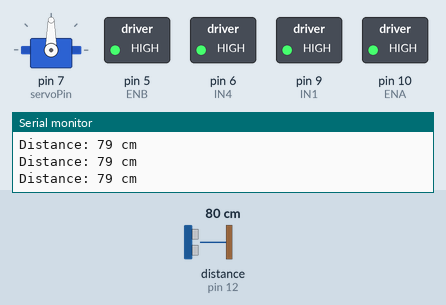
A sketch run on a simulated Arduino Uno, built with avr-gcc and run on an emulated ATmega328P. Parts: servo, switched loads named in the sketch (green lamp = pin HIGH), the last lines printed to the serial monitor. Wiring (inferred from the names in the program): ultrasonic range finder: trigger pin 13; echo pin 12. The inputs (shaded band) are chosen by the test bench; at power-on: distance to the obstacle (sensor on pin 12) 80 cm. The echo pulse lasts 58.3 µs per cm; pins used as bus, display or sensor lines are not drawn.

Above: at 1.2 s.
1.3 s: distance to the obstacle (sensor on pin 12) set to 22 cm
4.3 s: distance to the obstacle (sensor on pin 12) set to 18 cm
At 7.0 s:
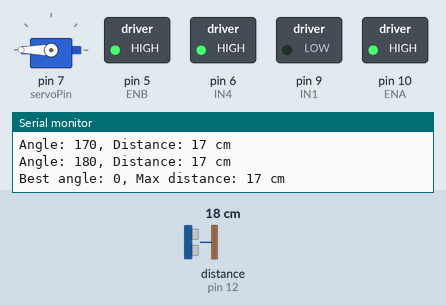
7.3 s: distance to the obstacle (sensor on pin 12) set to 60 cm
At 7.3 s:
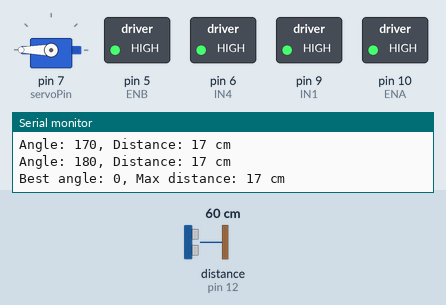
8.8 s: distance to the obstacle (sensor on pin 12) set to 2 cm
At 8.95 s:
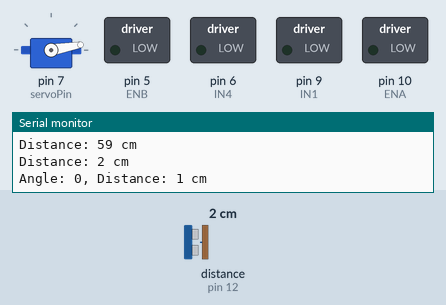
Timing chart, 0 to 12.8 s (numbered marks = the images above; inputs shaded):
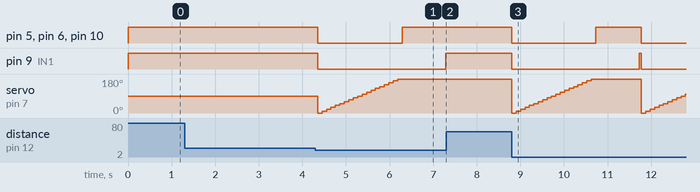

The sketch:

OBSTACLE-AVOIDANCE-SERVO-SR04-ROTATE-WHEEL-WD4.ino
```cpp
#include <Servo.h>

// Define pins
const int servoPin = 7;
const int trigPin = 13;
const int echoPin = 12;
const int ENA = 10;
const int ENB = 5;
const int IN1 = 9;
const int IN4 = 6;

// Create a Servo object
Servo myServo;

// Define variables for duration and distance
long duration;
int distance;
int maxDistance;
int maxAngle;

// Define motor speed (0-255)
const int motorSpeed = 100; // Adjust this value to control wheel speed

void setup() {
  // Servo and ultrasonic sensor setup
  myServo.attach(servoPin);
  pinMode(trigPin, OUTPUT);
  pinMode(echoPin, INPUT);

  // Motor setup
  pinMode(ENA, OUTPUT);
  pinMode(ENB, OUTPUT);
  pinMode(IN1, OUTPUT);
  pinMode(IN4, OUTPUT);

  // Initialize serial communication
  Serial.begin(9600);

  // Start moving forward immediately
  moveForward();
}

void loop() {
  // Measure distance
  measureDistance();

  // Print the distance to the Serial Monitor
  Serial.print("Distance: ");
  Serial.print(distance);
  Serial.println(" cm");

  // Check for obstacles
  if (distance < 20) {
    // Stop and find the best direction
    stopWheels();
    findBestDirection();
    // Turn to the best direction
    turn(maxAngle);
    // Resume forward motion
    moveForward();
  }

  delay(50);
}

void measureDistance() {
  digitalWrite(trigPin, LOW);
  delayMicroseconds(2);
  digitalWrite(trigPin, HIGH);
  delayMicroseconds(10);
  digitalWrite(trigPin, LOW);
  duration = pulseIn(echoPin, HIGH);
  distance = duration * 0.034 / 2;
}

void findBestDirection() {
  maxDistance = 0;
  maxAngle = 0;

  for (int angle = 0; angle <= 180; angle += 10) {
    myServo.write(angle);
    delay(100); // Allow servo to reach position
    measureDistance();

    if (distance > maxDistance) {
      maxDistance = distance;
      maxAngle = angle;
    }

    Serial.print("Angle: ");
    Serial.print(angle);
    Serial.print(", Distance: ");
    Serial.print(distance);
    Serial.println(" cm");
  }

  Serial.print("Best angle: ");
  Serial.print(maxAngle);
  Serial.print(", Max distance: ");
  Serial.print(maxDistance);
  Serial.println(" cm");
}

void moveForward() {
  digitalWrite(ENA, HIGH);
  digitalWrite(ENB, HIGH);
  digitalWrite(IN1, HIGH);
  digitalWrite(IN4, HIGH);
}

void stopWheels() {
  digitalWrite(ENA, LOW);
  digitalWrite(ENB, LOW);
  digitalWrite(IN1, LOW);
  digitalWrite(IN4, LOW);
}

void turn(int angle) {
  stopWheels();

  if (angle < 90) {
    // Turn left
    digitalWrite(ENA, HIGH);
    digitalWrite(ENB, HIGH);
    digitalWrite(IN1, LOW);
    digitalWrite(IN4, HIGH);
  } else if (angle > 90) {
    // Turn right
    digitalWrite(ENA, HIGH);
    digitalWrite(ENB, HIGH);
    digitalWrite(IN1, HIGH);
    digitalWrite(IN4, LOW);
  }

  // Adjust this delay based on your robot's turning speed
  delay(map(abs(angle - 90), 0, 90, 0, 1000));

  stopWheels();
}
```

Measured:
- the behaviour switches between 21 and 20 cm on distance to the obstacle (sensor on pin 12) (found by bisection; images 0 and 1)
- after the input at 4.3 s, pin 5 (ENB), pin 6 (IN4), pin 10 (ENA): HIGH → LOW after 0.05 s, → HIGH 1.9 s later; pin 9 (IN1): HIGH → LOW after 0.05 s, → HIGH 2.9 s later; servo on pin 7 (servoPin): 90° → 0° after 0.05 s, → 10° 0.10 s later, → 20° 0.10 s later, → 30° 0.10 s later, … (19 changes in this stretch)
- after the input at 7.3 s, pin 5 (ENB), pin 6 (IN4), pin 9 (IN1), pin 10 (ENA): stays HIGH (without the input it goes to LOW after 0.04 s); servo on pin 7 (servoPin): stops changing and stays 180°
- after the input at 8.8 s, pin 5 (ENB), pin 6 (IN4), pin 10 (ENA): HIGH → LOW at once, → HIGH 1.9 s later, → LOW 1.1 s later; pin 9 (IN1): HIGH → LOW at once, → HIGH 2.9 s later, → LOW 0.05 s later; servo on pin 7 (servoPin): ramps from 0° to 180° and jumps back, once every 3.0 s
